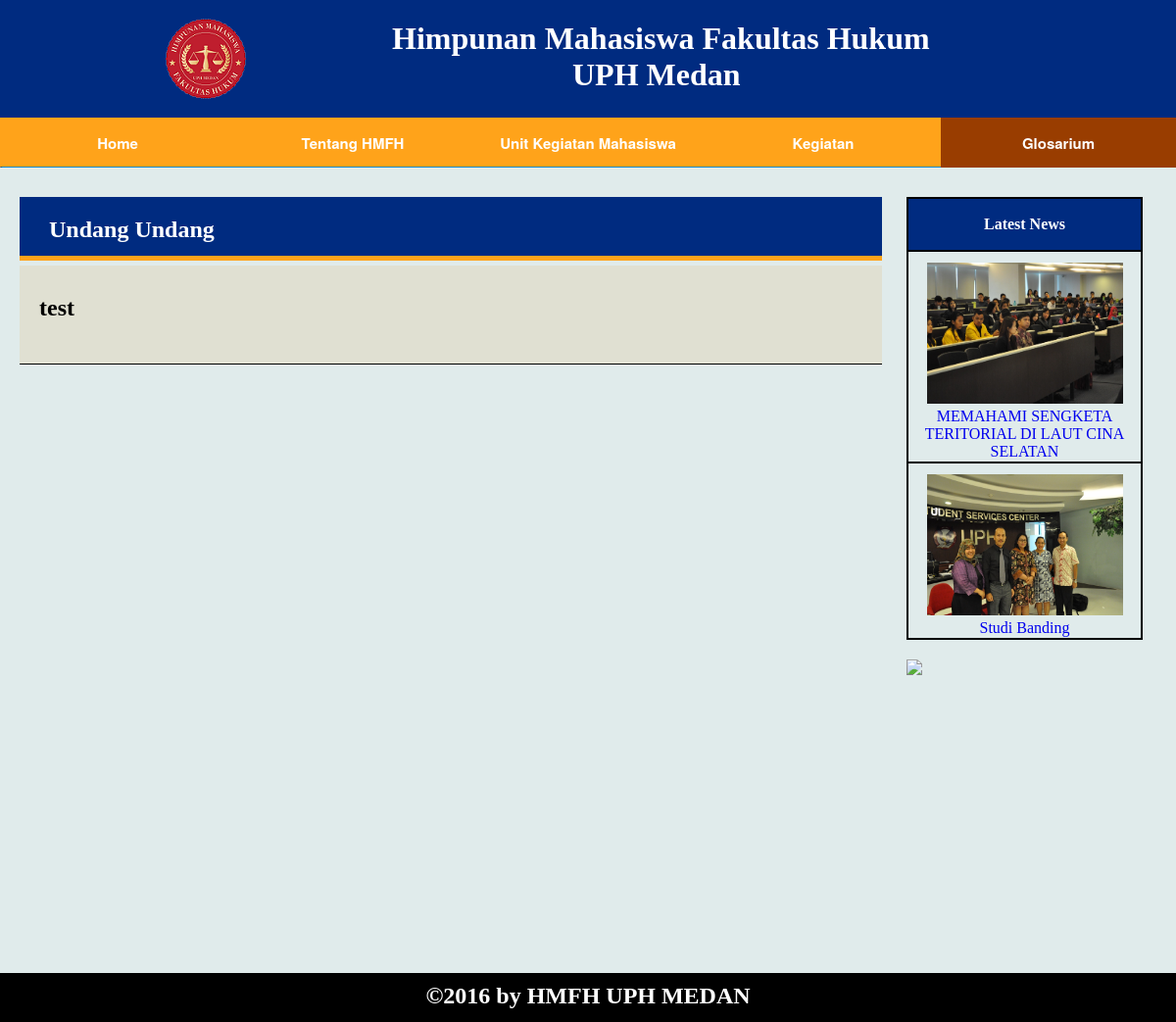
Page /glosarium.php on the earlier database version.
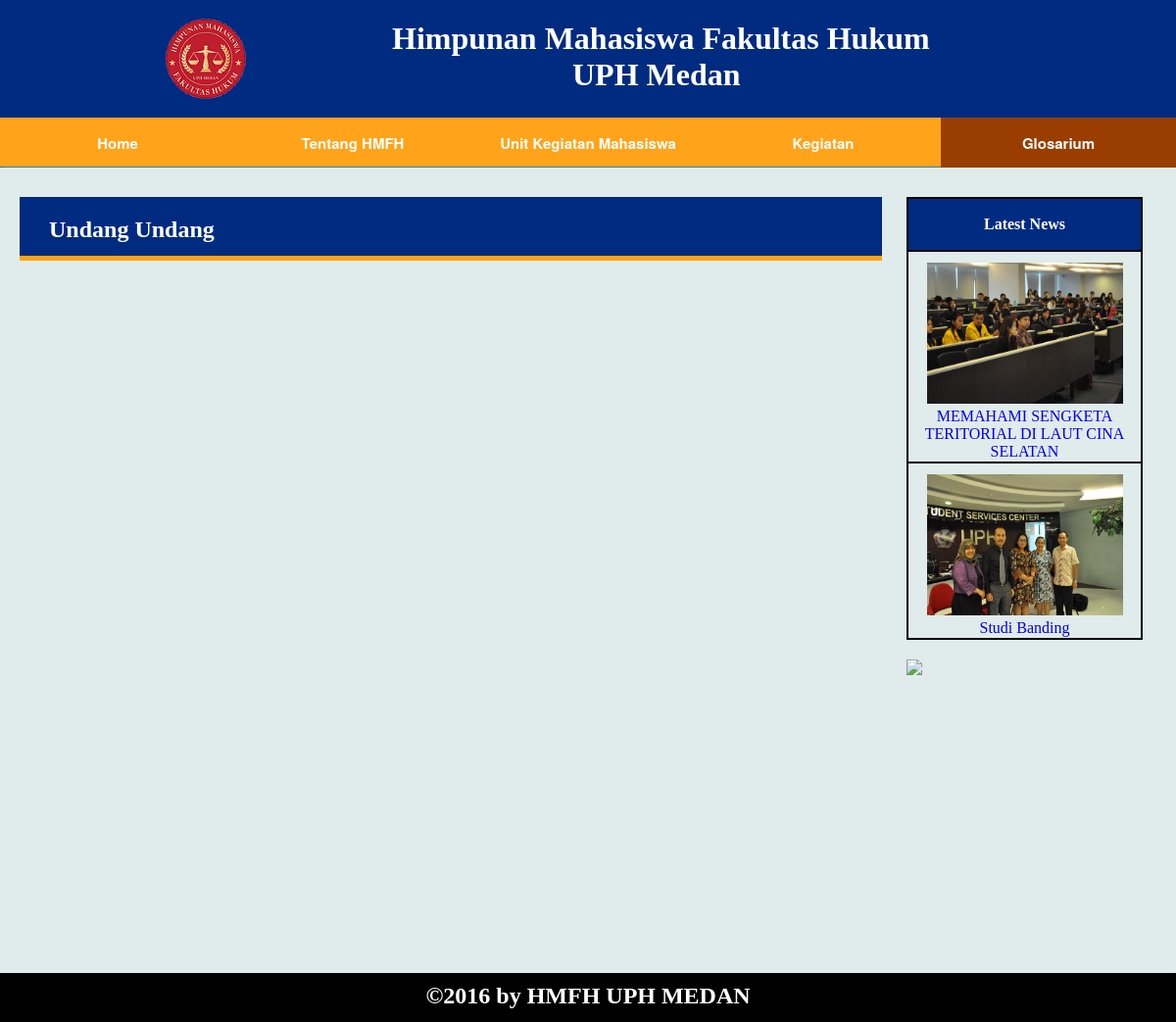
Same page on the later database version.
### tables this page shows
CREATE TABLE `uu` (
  `id` int(10) unsigned NOT NULL AUTO_INCREMENT,
  `nama` varchar(45) NOT NULL,
  `uu` varchar(20480) NOT NULL,
  PRIMARY KEY (`id`)
);

CREATE TABLE `news` (
  `id` int(11) NOT NULL AUTO_INCREMENT,
  `title` varchar(200) NOT NULL,
  `date` date NOT NULL,
  `content` varchar(3000) NOT NULL,
  `image` varchar(5000) NOT NULL,
  PRIMARY KEY (`id`)
);

### glosarium.php (the view, shortened to what this page needs)
<!DOCTYPE html>
<html>
<head>
</head>
<body>
<div class="wrapper">
	<div class="row">
		<div class="body">
			<div class="row">
				<div class="row">
					<div class="header">
						<div class="logo">
						<img src="img/logo.png">
						</div>
						<div class="name">
							<h1>Himpunan Mahasiswa Fakultas Hukum<br>&nbsp&nbsp&nbsp&nbsp&nbsp&nbsp&nbsp
								&nbsp&nbsp&nbsp&nbsp&nbsp&nbsp&nbsp&nbsp&nbsp&nbsp&nbsp&nbsp&nbsp&nbsp&nbspUPH Medan</h1>
						</div>
					</div>
				</div>
				<div class="row">
					<div class="menu">
						<ul>
						  <li><a href="hmj.php">Home</a></li>
						  <li><a href="tentang.php">Tentang HMFH</a></li>
						  <li><a href="UKM.php">Unit Kegiatan Mahasiswa</a></li>
						  <li><a href="Kegiatan.php">Kegiatan</a></li>
						  <li  class="current-menu-item"><a href="glosarium.php">Glosarium</a></li>
						</ul>
			</div>
				</div>
				<div class="row">
					<div class="body2">
							<div class="left">
								<div class="head">
								<h2>Undang Undang</h2>
								</div>
								<?php
								$conn = konek_db();
								$query = $conn->prepare("select * from `website`.`uu` ORDER BY id ASC");
								$result= $query->execute();
								$rows = $query->get_result();
								while ($row = $rows->fetch_array()) {
									$uu = "undang-undang.php?id=".$row['id'];
									echo "<div class=\"undang-undang\">";
									echo "<a href=\"$uu\"><h2>".$row['nama']."</h2></a>";
									echo "</div>";
								}
								?>
							</div>
							<div class="right">
								<table>
									<tr>
									<th>Latest News</th>
									</tr>
									<?php
									$conn = konek_db();
									$query = $conn->prepare("select * from `website`.`news` ORDER BY date DESC LIMIT 2");
									$result= $query->execute();
									$rows = $query->get_result();
									while($row = $rows->fetch_array()){
									if($row['image'] == null || $row['image'] == "")
										$url_image = "img/none.png";
									else
										$url_image = "img/".$row['image'];
										$news = "news.php?id=".$row['id'];
									echo "<tr>";
									echo "<td><a href=\"$news\"><img src=\"$url_image\" style=\"margin-top:10px\" width=\"200\" height=\"144\"><br>".
										$row['title']."</a></td>";
									echo"</tr>";
										}
									?>
								</table>
								<div class="advertise">
									<img src="img/ad.jpg">
								</div>
							</div>
							<div class="row">
								<div class="footer">
								<h2>&copy2016 by HMFH UPH MEDAN</h2>
								</div>
						</div>
					</div>
				</div>
				</div>
			</div>
		</div>
	</div>
</body>
</html>

Differences in the rows shown:
removed uu: nama "test"
